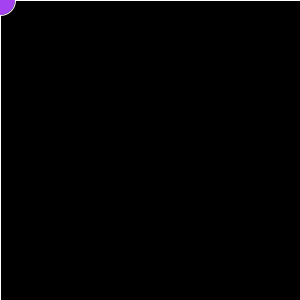
Frame 1 (no input)
Frame 60 (the mouse pressed at the canvas centre just before this capture): identical to frame 1, image omitted
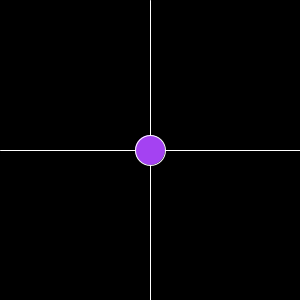
Frame 120 (the mouse held since frame 60 and released just before this capture)

The Processing sketch that drew these frames (run headless with seeded random() and noise(); from frame 60 on, the mouse is pressed at the canvas centre):

// Processing sketch: ex04_19
// ── ex04_19.pde
// 마우스를 표적으로 삼아 움직이는 두 개의 선과 하나의 원 그리기

void setup() {
  size(300, 300);
  fill(random(255), random(255), random(255));
}

void draw() { 
  background(0);
  stroke(255);
  line(mouseX, 0, mouseX, height);
  line(0, mouseY, width, mouseY);
  ellipse(mouseX, mouseY, 30, 30);
} 
